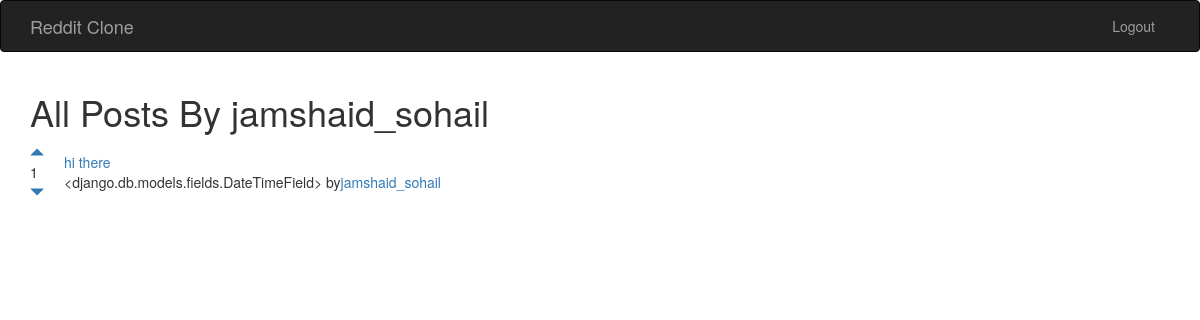
/posts/user/4 (signed in), run on the app's committed database.
### posts/models.py (models this page shows)
class Post(models.Model):
    title = models.CharField(max_length=200)
    url = models.TextField()
    pub_date = models.DateTimeField
    author = models.ForeignKey(User)
    votes_total = models.IntegerField(default = 1)

### posts/views.py (the view)
# urls.py: url(r'^user/(?P<fk>[0-9]+)', views.userposts, name="userposts"),
def userposts(request, fk):
    posts = models.Post.objects.filter(author__id=fk).order_by('-votes_total')
    author = User.objects.get(pk = fk)
    return render(request, 'posts/userposts.html', {'posts': posts, 'author':author})

### posts/templates/posts/userposts.html (shortened to what this page needs)
<!DOCTYPE html>
<html lang="en">
<head>
</head>
<body>
{% extends 'base.html' %}
{% block content %}
<h1>All Posts By {{ author.username }}</h1>
{% for post in posts.all %}
    <table>
    <tr>
        <td style = "padding-right: 20px;"><a href="#" onClick="document.getElementById('upvote{{ post.id }}').submit()"><span class = "glyphicon glyphicon-triangle-top" aria-hidden = "true"></span></a><br/>{{ post.votes_total }}<br/><a href="#" onClick="document.getElementById('downvote{{ post.id }}').submit()"><span class = "glyphicon glyphicon-triangle-bottom" aria-hidden = "true"></span></a></td>
        <td><a href="{{ post.url }}">{{ post.title }}</a><br/>{{ post.pub_date }} by<a href = "{% url 'posts:userposts' post.author.id %}">{{ post.author.username }}</a></td>
    </tr>
    </table>
{% endfor %}
</body>
{% endblock %}

### data on the page
Post: votes_total "1", title "hi there", pub_date "<django.db.models.fields.DateTimeField>", author.username "jamshaid_sohail"

### other printed values
{{ author.username }} "jamshaid_sohail"
